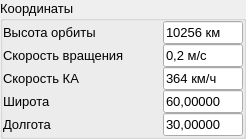
                   <widget class="QGroupBox" name="groupBox_4">
                    <property name="sizePolicy">
                     <sizepolicy hsizetype="Maximum" vsizetype="Preferred">
                      <horstretch>0</horstretch>
                      <verstretch>0</verstretch>
                     </sizepolicy>
                    </property>
                    <property name="maximumSize">
                     <size>
                      <width>16777215</width>
                      <height>181</height>
                     </size>
                    </property>
                    <property name="font">
                     <font>
                      <pointsize>10</pointsize>
                     </font>
                    </property>
                    <property name="title">
                     <string>Координаты</string>
                    </property>
                    <layout class="QVBoxLayout" name="verticalLayout_18">
                     <property name="spacing">
                      <number>0</number>
                     </property>
                     <property name="leftMargin">
                      <number>0</number>
                     </property>
                     <property name="topMargin">
                      <number>0</number>
                     </property>
                     <property name="rightMargin">
                      <number>0</number>
                     </property>
                     <property name="bottomMargin">
                      <number>0</number>
                     </property>
                     <item>
                      <widget class="QFrame" name="frame_22">
                       <layout class="QHBoxLayout" name="horizontalLayout_10">
                        <property name="spacing">
                         <number>0</number>
                        </property>
                        <property name="leftMargin">
                         <number>0</number>
                        </property>
                        <property name="topMargin">
                         <number>0</number>
                        </property>
                        <property name="rightMargin">
                         <number>0</number>
                        </property>
                        <property name="bottomMargin">
                         <number>0</number>
                        </property>
                        <item>
                         <widget class="QLabel" name="label_5">
                          <property name="sizePolicy">
                           <sizepolicy hsizetype="Preferred" vsizetype="Preferred">
                            <horstretch>0</horstretch>
                            <verstretch>0</verstretch>
                           </sizepolicy>
                          </property>
                          <property name="minimumSize">
                           <size>
                            <width>160</width>
                            <height>0</height>
                           </size>
                          </property>
                          <property name="font">
                           <font>
                            <pointsize>10</pointsize>
                           </font>
                          </property>
                          <property name="text">
                           <string>Высота орбиты</string>
                          </property>
                         </widget>
                        </item>
                        <item>
                         <widget class="QLineEdit" name="lineEditOrbita">
                          <property name="sizePolicy">
                           <sizepolicy hsizetype="Preferred" vsizetype="Preferred">
                            <horstretch>0</horstretch>
                            <verstretch>0</verstretch>
                           </sizepolicy>
                          </property>
                          <property name="maximumSize">
                           <size>
                            <width>80</width>
                            <height>16777215</height>
                           </size>
                          </property>
                          <property name="font">
                           <font>
                            <pointsize>10</pointsize>
                           </font>
                          </property>
                          <property name="text">
                           <string>10256 км</string>
                          </property>
                          <property name="readOnly">
                           <bool>true</bool>
                          </property>
                         </widget>
                        </item>
                       </layout>
                      </widget>
                     </item>
                     <item>
                      <widget class="QFrame" name="frame_23">
                       <layout class="QHBoxLayout" name="horizontalLayout_11">
                        <property name="spacing">
                         <number>0</number>
                        </property>
                        <property name="leftMargin">
                         <number>0</number>
                        </property>
                        <property name="topMargin">
                         <number>0</number>
                        </property>
                        <property name="rightMargin">
                         <number>0</number>
                        </property>
                        <property name="bottomMargin">
                         <number>0</number>
                        </property>
                        <item>
                         <widget class="QLabel" name="label_6">
                          <property name="sizePolicy">
                           <sizepolicy hsizetype="Preferred" vsizetype="Preferred">
                            <horstretch>0</horstretch>
                            <verstretch>0</verstretch>
                           </sizepolicy>
                          </property>
                          <property name="minimumSize">
                           <size>
                            <width>160</width>
                            <height>0</height>
                           </size>
                          </property>
                          <property name="font">
                           <font>
                            <pointsize>10</pointsize>
                           </font>
                          </property>
                          <property name="text">
                           <string>Скорость вращения</string>
                          </property>
                         </widget>
                        </item>
                        <item>
                         <widget class="QLineEdit" name="lineEditSpeedRotation">
                          <property name="sizePolicy">
                           <sizepolicy hsizetype="Preferred" vsizetype="Preferred">
                            <horstretch>0</horstretch>
                            <verstretch>0</verstretch>
                           </sizepolicy>
                          </property>
                          <property name="maximumSize">
                           <size>
                            <width>80</width>
                            <height>16777215</height>
                           </size>
                          </property>
                          <property name="font">
                           <font>
                            <pointsize>10</pointsize>
                           </font>
                          </property>
                          <property name="text">
                           <string>0,2 м/с</string>
                          </property>
                          <property name="readOnly">
                           <bool>true</bool>
                          </property>
                         </widget>
                        </item>
                       </layout>
                      </widget>
                     </item>
                     <item>
                      <widget class="QFrame" name="frame_24">
                       <layout class="QHBoxLayout" name="horizontalLayout_26">
                        <property name="spacing">
                         <number>0</number>
                        </property>
                        <property name="leftMargin">
                         <number>0</number>
                        </property>
                        <property name="topMargin">
                         <number>0</number>
                        </property>
                        <property name="rightMargin">
                         <number>0</number>
                        </property>
                        <property name="bottomMargin">
                         <number>0</number>
                        </property>
                        <item>
                         <widget class="QLabel" name="label_18">
                          <property name="sizePolicy">
                           <sizepolicy hsizetype="Preferred" vsizetype="Preferred">
                            <horstretch>0</horstretch>
                            <verstretch>0</verstretch>
                           </sizepolicy>
                          </property>
                          <property name="minimumSize">
                           <size>
                            <width>160</width>
                            <height>0</height>
                           </size>
                          </property>
                          <property name="font">
                           <font>
                            <pointsize>10</pointsize>
                           </font>
                          </property>
                          <property name="text">
                           <string>Скорость КА</string>
                          </property>
                         </widget>
                        </item>
                        <item>
                         <widget class="QLineEdit" name="lineEditSpeedSA">
                          <property name="sizePolicy">
                           <sizepolicy hsizetype="Preferred" vsizetype="Preferred">
                            <horstretch>0</horstretch>
                            <verstretch>0</verstretch>
                           </sizepolicy>
                          </property>
                          <property name="maximumSize">
                           <size>
                            <width>80</width>
                            <height>16777215</height>
                           </size>
                          </property>
                          <property name="font">
                           <font>
                            <pointsize>10</pointsize>
                           </font>
                          </property>
                          <property name="text">
                           <string>364 км/ч</string>
                          </property>
                          <property name="readOnly">
                           <bool>true</bool>
                          </property>
                         </widget>
                        </item>
                       </layout>
                      </widget>
                     </item>
                     <item>
                      <widget class="QFrame" name="frame_25">
                       <layout class="QHBoxLayout" name="horizontalLayout_30">
                        <property name="spacing">
                         <number>0</number>
                        </property>
                        <property name="leftMargin">
                         <number>0</number>
                        </property>
                        <property name="topMargin">
                         <number>0</number>
                        </property>
                        <property name="rightMargin">
                         <number>0</number>
                        </property>
                        <property name="bottomMargin">
                         <number>0</number>
                        </property>
                        <item>
                         <widget class="QLabel" name="label_26">
                          <property name="sizePolicy">
                           <sizepolicy hsizetype="Preferred" vsizetype="Preferred">
                            <horstretch>0</horstretch>
                            <verstretch>0</verstretch>
                           </sizepolicy>
                          </property>
                          <property name="minimumSize">
                           <size>
                            <width>160</width>
                            <height>0</height>
                           </size>
                          </property>
                          <property name="font">
                           <font>
                            <pointsize>10</pointsize>
                           </font>
                          </property>
                          <property name="text">
                           <string>Широта</string>
                          </property>
                         </widget>
                        </item>
                        <item>
                         <widget class="QLineEdit" name="lineEdit_11">
                          <property name="sizePolicy">
                           <sizepolicy hsizetype="Preferred" vsizetype="Fixed">
                            <horstretch>0</horstretch>
                            <verstretch>0</verstretch>
                           </sizepolicy>
                          </property>
                          <property name="maximumSize">
                           <size>
                            <width>80</width>
                            <height>16777215</height>
                           </size>
                          </property>
                          <property name="font">
                           <font>
                            <pointsize>10</pointsize>
                           </font>
                          </property>
                          <property name="text">
                           <string>60,00000</string>
                          </property>
                          <property name="readOnly">
                           <bool>true</bool>
                          </property>
                         </widget>
                        </item>
                       </layout>
                      </widget>
                     </item>
                     <item>
                      <widget class="QFrame" name="frame_26">
                       <layout class="QHBoxLayout" name="horizontalLayout_31">
                        <property name="spacing">
                         <number>0</number>
                        </property>
                        <property name="leftMargin">
                         <number>0</number>
                        </property>
                        <property name="topMargin">
                         <number>0</number>
                        </property>
                        <property name="rightMargin">
                         <number>0</number>
                        </property>
                        <property name="bottomMargin">
                         <number>0</number>
                        </property>
                        <item>
                         <widget class="QLabel" name="label_27">
                          <property name="sizePolicy">
                           <sizepolicy hsizetype="Maximum" vsizetype="Preferred">
                            <horstretch>0</horstretch>
                            <verstretch>0</verstretch>
                           </sizepolicy>
                          </property>
                          <property name="minimumSize">
                           <size>
                            <width>160</width>
                            <height>0</height>
                           </size>
                          </property>
                          <property name="font">
                           <font>
                            <pointsize>10</pointsize>
                           </font>
                          </property>
                          <property name="text">
                           <string>Долгота</string>
                          </property>
                         </widget>
                        </item>
                        <item>
                         <widget class="QLineEdit" name="lineEdit_12">
                          <property name="sizePolicy">
                           <sizepolicy hsizetype="Preferred" vsizetype="Preferred">
                            <horstretch>0</horstretch>
                            <verstretch>0</verstretch>
                           </sizepolicy>
                          </property>
                          <property name="maximumSize">
                           <size>
                            <width>80</width>
                            <height>16777215</height>
                           </size>
                          </property>
                          <property name="font">
                           <font>
                            <pointsize>10</pointsize>
                           </font>
                          </property>
                          <property name="text">
                           <string>30,00000</string>
                          </property>
                          <property name="readOnly">
                           <bool>true</bool>
                          </property>
                         </widget>
                        </item>
                       </layout>
                      </widget>
                     </item>
                    </layout>
                   </widget>
